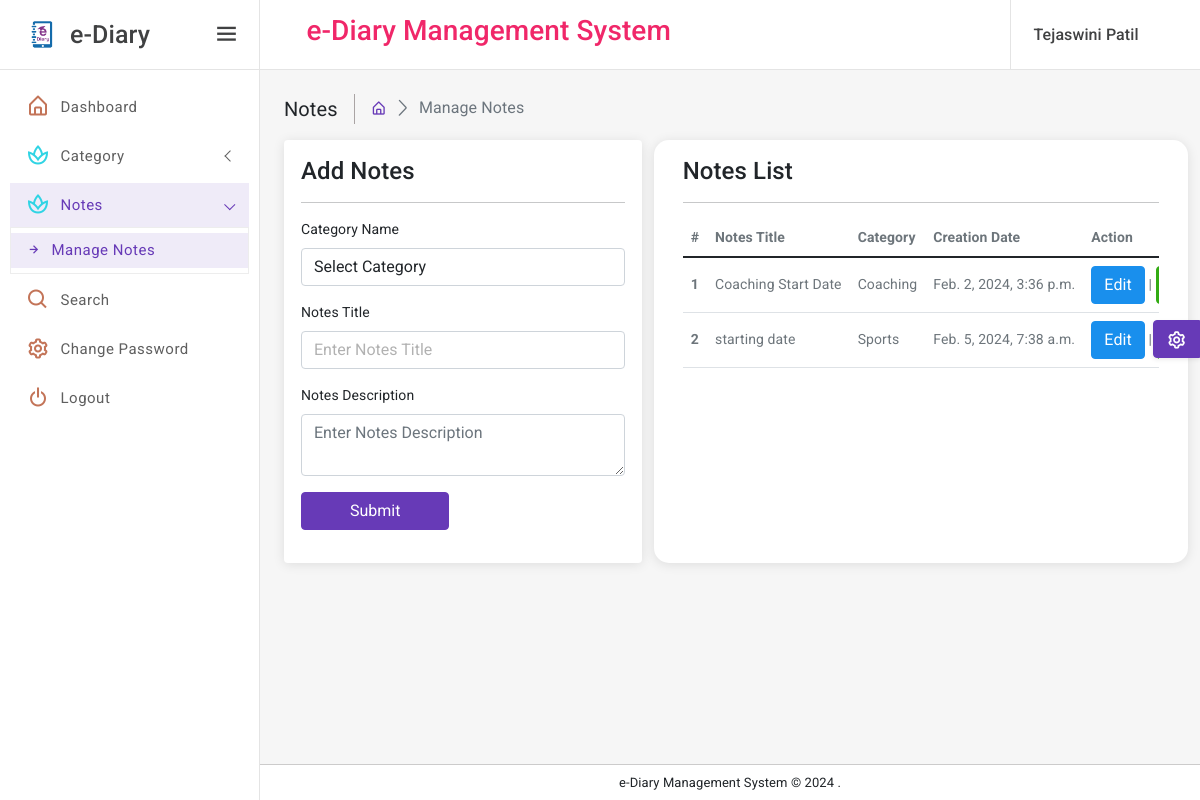
/manageNotes (signed in), run on the app's committed database.
### eDiaryApp/models.py (models this page shows, shortened)
class Notes(models.Model):
    signup = models.ForeignKey(Signup, on_delete=models.CASCADE, null=True)
    category = models.ForeignKey(Category, on_delete=models.CASCADE, null=True)
    noteTitle = models.CharField(max_length=150, null=True)
    noteDescription = models.CharField(max_length=250, null=True)
    CreationDate = models.DateTimeField(auto_now_add=True)

class Category(models.Model):
    signup = models.ForeignKey(Signup, on_delete=models.CASCADE, null=True)
    categoryName = models.CharField(max_length=150, null=True)
    CreationDate = models.DateTimeField(auto_now_add=True)

### eDiaryApp/views.py (the view, shortened to what this page needs)
# urls.py: path('manageNotes', manageNotes, name='manageNotes'),
def manageNotes(request):
    if not request.user.is_authenticated:
        return redirect('user_login')
    user = User.objects.get(id=request.user.id)
    signup = Signup.objects.get(user=user)
    category = Category.objects.filter(signup=signup)
    notes = Notes.objects.filter(Q(category__in=category))
    return render(request, 'manageNotes.html', locals())

### eDiaryApp/templates/manageNotes.html (shortened to what this page needs)
{% extends 'userbase.html' %}
{% load static %}
{% block main %}
<div class="page-wrapper">
    <div class="page-content-wrapper">
        <div class="page-content">
            <div class="page-breadcrumb d-none d-sm-flex align-items-center mb-3">
                <div class="breadcrumb-title pe-3">Notes</div>
                <div class="ps-3">
                    <nav aria-label="breadcrumb">
                        <ol class="breadcrumb mb-0 p-0">
                            <li class="breadcrumb-item"><a href="{% url 'user_home' %}"><i
                                    class="bx bx-home-alt"></i></a>
                            </li>
                            <li class="breadcrumb-item active" aria-current="page">Manage Notes</li>
                        </ol>
                    </nav>
                </div>
            </div>
            <div class="row">
                <div class="radius-15 col-xl-5 mx-auto">
                    <div class="card">
                        <div class="card-body">
                            <div class="card-title">
                                <h4 class="mb-0">Add Notes</h4>
                            </div>
                            <hr>
                            <form method="post">
                                <div class="mb-3">
                                    <label class="form-label">Category Name</label>
                                    <select name="category" class="form-control" required>
                                        <option value="">Select Category</option>
                                    </select>
                                </div>
                                <div class="mb-3">
                                    <label class="form-label">Notes Title</label>
                                    <input type="text" name="noteTitle" placeholder="Enter Notes Title"
                                           class="form-control" required>
                                </div>
                                <div class="mb-3">
                                    <label class="form-label">Notes Description</label>
                                    <textarea name="noteDescription" placeholder="Enter Notes Description"
                                              class="form-control" required></textarea>
                                </div>
                                <div class="mb-3">
                                    <button type="submit" class="btn btn-primary px-5">Submit</button>
                                </div>
                            </form>
                        </div>
                    </div>
                </div>
                <div class="card radius-15 col-xl-7">
                    <div class="card-body">
                        <div class="card-title">
                            <h4 class="mb-0">Notes List</h4>
                        </div>
                        <hr/>
                        <div class="table-responsive">
                            <table class="table mb-0">
                                <thead>
                                <tr>
                                    <th scope="col">#</th>
                                    <th scope="col">Notes Title</th>
                                    <th scope="col">Category</th>
                                    <th scope="col">Creation Date</th>
                                    <th scope="col">Action</th>
                                </tr>
                                </thead>
                                <tbody>
                                {% for i in notes %}
                                <tr>
                                    <th scope="row">{{forloop.counter}}</th>
                                    <td>{{i.noteTitle}}</td>
                                    <td>{{i.category.categoryName}}</td>
                                    <td>{{i.CreationDate}}</td>
                                    <td><a href="{% url 'editNotes' i.id %}" class="btn btn-info">Edit</a> |
                                        <a href="{% url 'viewNotes' i.id %}" class="btn btn-success">View</a> |
                                    </td>
                                </tr>
                                {% endfor %}
                                </tbody>
                            </table>
                        </div>
                    </div>
                </div>
            </div>
        </div>
    </div>
</div>
{% endblock %}

### eDiaryApp/templates/userbase.html (shortened to what this page needs)
{% load static %}
<!DOCTYPE html>
<html lang="en">
<head>
    <link href="{% static 'assets/plugins/vectormap/jquery-jvectormap-2.0.2.css' %}" rel="stylesheet"/>
    <link href="{% static 'assets/plugins/simplebar/css/simplebar.css' %}" rel="stylesheet"/>
    <link href="{% static 'assets/plugins/perfect-scrollbar/css/perfect-scrollbar.css' %}" rel="stylesheet"/>
    <link href="{% static 'assets/plugins/metismenu/css/metisMenu.min.css' %}" rel="stylesheet"/>
    <link href="{% static 'assets/css/pace.min.css' %}" rel="stylesheet"/>
    <link rel="stylesheet" href="{% static 'assets/css/bootstrap.min.css' %}"/>
    <link rel="stylesheet" href="{% static 'assets/css/icons.css' %}"/>
    <link rel="stylesheet" href="{% static 'assets/css/app.css' %}"/>
    <link rel="stylesheet" href="{% static 'assets/css/dark-sidebar.css' %}"/>
    <link rel="stylesheet" href="{% static 'assets/css/dark-theme.css' %}"/>
</head>
<body>
<div class="wrapper">
    <div class="sidebar-wrapper" data-simplebar="true">
        <div class="sidebar-header">
            <div class="">
                <img src="{% static 'assets/images/logo-icon.png' %}" class="logo-icon-2" alt=""/>
            </div>
            <div>
                <h4 class="logo-text">e-Diary</h4>
            </div>
            <a href="javascript:;" class="toggle-btn ms-auto"> <i class="bx bx-menu"></i>
            </a>
        </div>
        <ul class="metismenu" id="menu">
            <li>
                <a href="{% url 'user_home' %}">
                    <div class="parent-icon icon-color-8"><i class="bx bx-home-alt"></i>
                    </div>
                    <div class="menu-title">Dashboard</div>
                </a>
            </li>
            <li>
                <a class="has-arrow" href="javascript:;">
                    <div class="parent-icon icon-color-10"><i class="bx bx-spa"></i>
                    </div>
                    <div class="menu-title">Category</div>
                </a>
            </li>
            <li>
                <a class="has-arrow" href="javascript:;">
                    <div class="parent-icon icon-color-10"><i class="bx bx-spa"></i>
                    </div>
                    <div class="menu-title">Notes</div>
                </a>
                <ul>
                    <li><a href="{% url 'manageNotes' %}"><i class="bx bx-right-arrow-alt"></i>Manage Notes</a>
                    </li>
                </ul>
            </li>
            <li>
                <a href="{% url 'searchNotes' %}">
                    <div class="parent-icon icon-color-8"><i class="bx bx-search"></i>
                    </div>
                    <div class="menu-title">Search</div>
                </a>
            </li>
            <li>
                <a href="{% url 'changePassword' %}">
                    <div class="parent-icon icon-color-8"><i class="bx bx-cog"></i>
                    </div>
                    <div class="menu-title">Change Password</div>
                </a>
            </li>
            <li>
                <a href="/logout">
                    <div class="parent-icon icon-color-8"><i class="bx bx-power-off"></i>
                    </div>
                    <div class="menu-title">Logout</div>
                </a>
            </li>
        </ul>
    </div>
    <header class="top-header">
        <nav class="navbar navbar-expand">
            <div class="flex-grow-1 search-bar">
                <div class="input-group">
                    <center><h3 class="text-danger">e-Diary Management System</h3></center>
                </div>
            </div>
            <div class="right-topbar ms-auto">
                <ul class="navbar-nav">
                    <li class="nav-item dropdown dropdown-user-profile">
                        <a class="nav-link dropdown-toggle dropdown-toggle-nocaret" href="javascript:;"
                           data-bs-toggle="dropdown">
                            <div class="d-flex user-box align-items-center">
                                <div class="user-info">
                                    <p class="user-name mb-0">{{request.user.first_name}} {{request.user.last_name}}</p>
                                </div>
                            </div>
                        </a>
                    </li>
                </ul>
            </div>
        </nav>
    </header>
    {% block main %}
    {% endblock %}
    <div class="footer">
        <p class="mb-0">e-Diary Management System &copy;
            .
        </p>
    </div>
</div>
<div class="switcher-body">
    <button class="btn btn-primary btn-switcher shadow-sm" type="button" data-bs-toggle="offcanvas"
            data-bs-target="#offcanvasScrolling" aria-controls="offcanvasScrolling"><i class="bx bx-cog bx-spin"></i>
    </button>
</div>
</body>
</html>

### data on the page
Notes: noteTitle "Coaching Start Date", category.categoryName "Coaching", CreationDate "Feb. 2, 2024, 3:36 p.m."
Notes: noteTitle "starting date", category.categoryName "Sports", CreationDate "Feb. 5, 2024, 7:38 a.m."

### other printed values
{{ request.user.first_name }} "Tejaswini"
{{ request.user.last_name }} "Patil"
